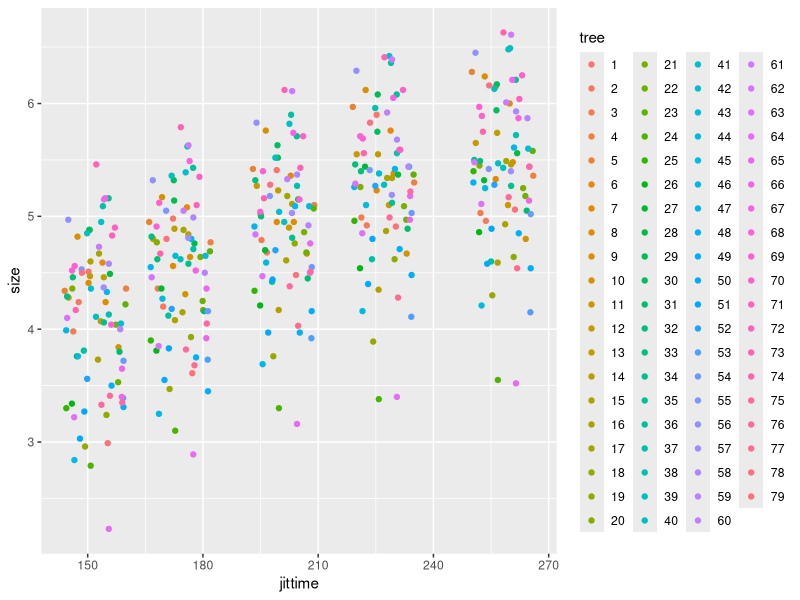
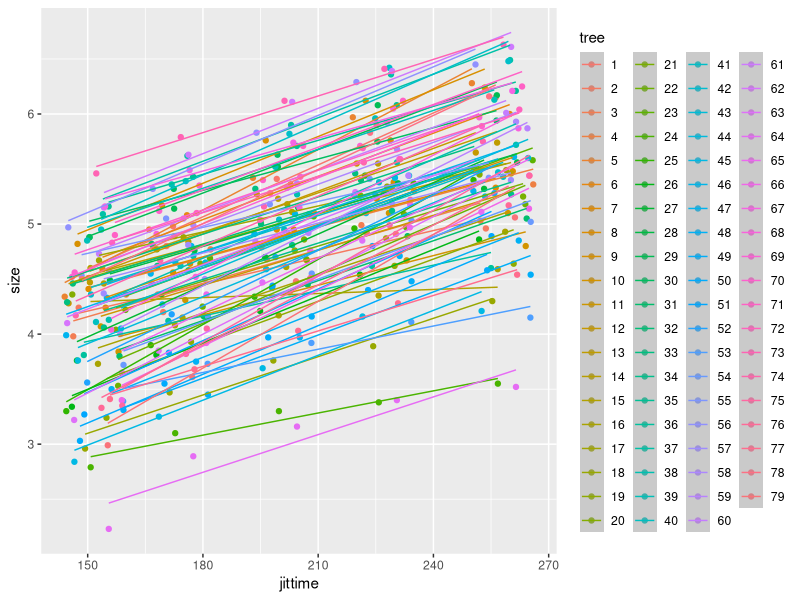
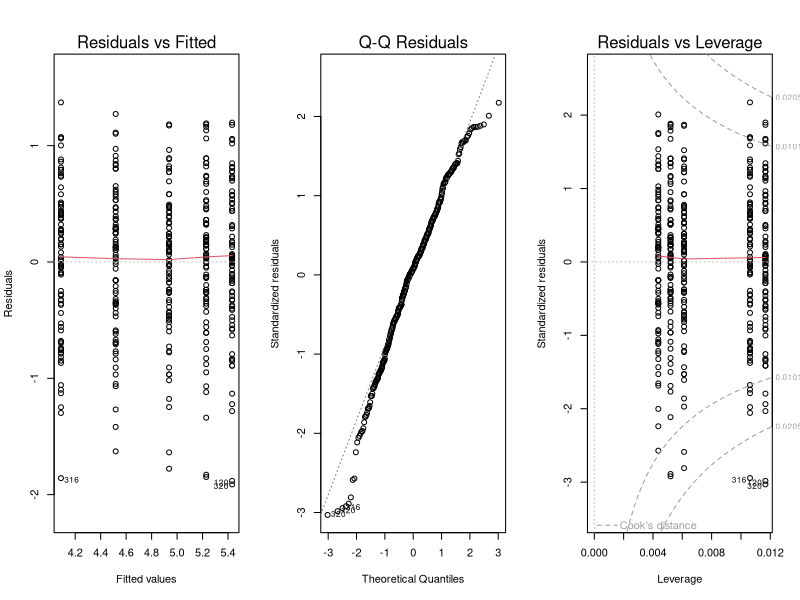
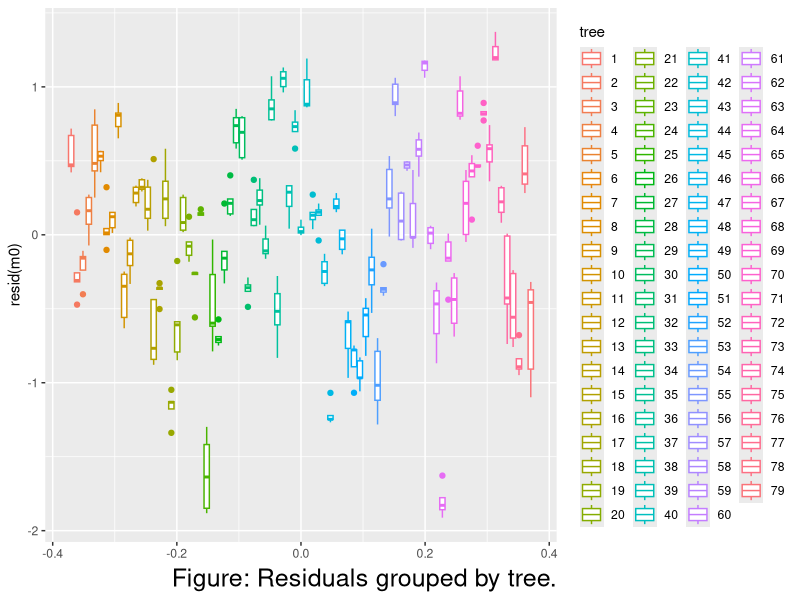
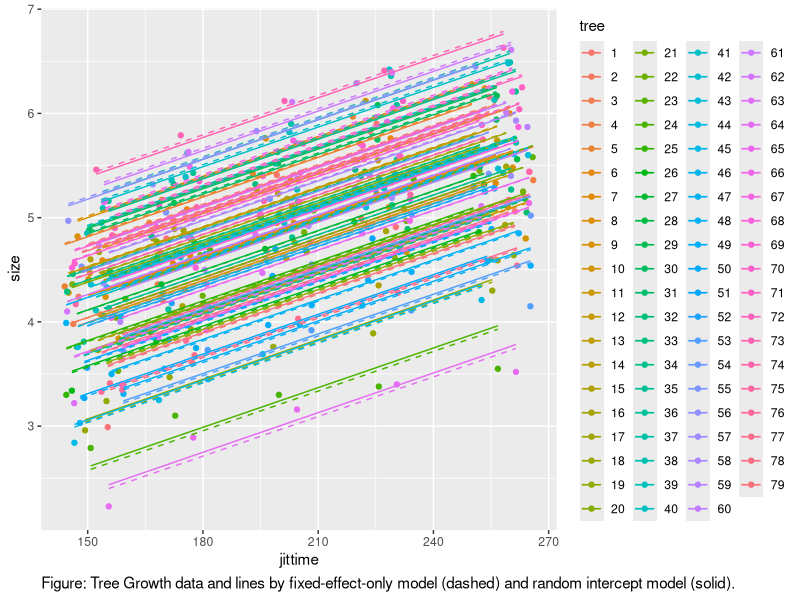
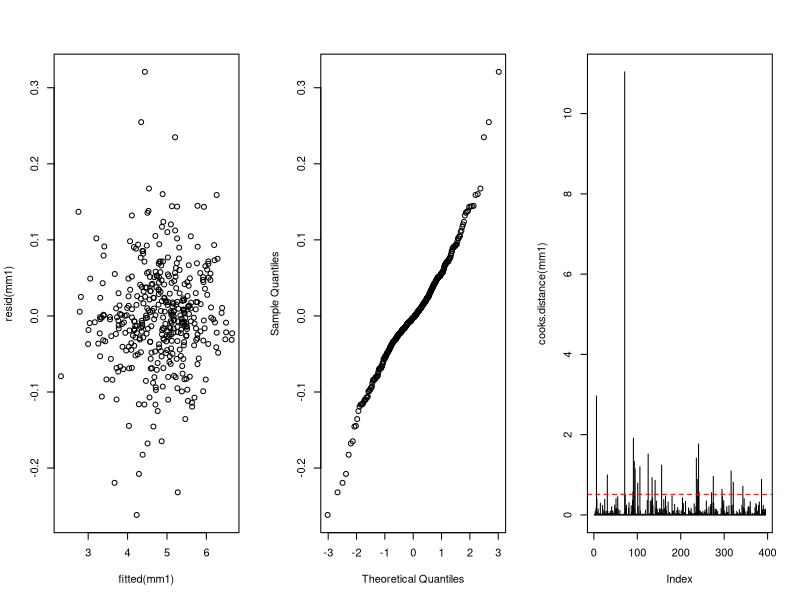
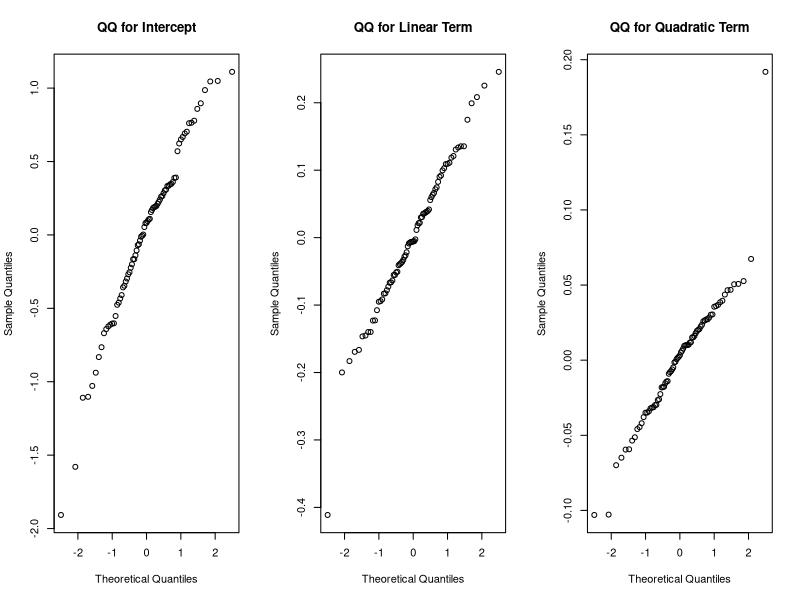

The R script that drew these images, in order: (Note: this script raises an error after producing the figures.)
## ---- chunk 1
knitr::opts_chunk$set(echo = FALSE, message = FALSE, warning = FALSE)
library(tidyverse)
## ---- chunk 2
library(MASS)
data(Sitka)
names(Sitka) <- tolower(names(Sitka))
head(Sitka)
## ---- chunk 3
set.seed(517)
jitnoise <- runif(max(Sitka$tree),-8,8)
# Sitka %>% mutate(jittime=time+jitnoise[tree]) %>%
#   ggplot() + geom_point(mapping=aes(x=jittime,y=size,col=tree),size=3) + scale_colour_viridis_c(option = "magma") +
#   geom_text(aes(x=jittime,y=size,label=tree),size=2,col="cyan")

Sitka %>% mutate(jittime=time+jitnoise[tree], tree=as.factor(tree)) %>%
  ggplot(mapping=aes(x=jittime,y=size,col=tree)) + geom_point() #+ stat_smooth(method="lm",level=NA,size=0.5)

Sitka %>% mutate(jittime=time+jitnoise[tree], tree=as.factor(tree)) %>%
  ggplot(mapping=aes(x=jittime,y=size,col=tree)) + geom_point() + stat_smooth(method="lm",level=NA,size=0.5)

Sitka <- Sitka %>% mutate(tree=as.factor(tree))
## ---- chunk 4
m1 <- lm(size~(time+I(time^2))*tree,data=Sitka)
m0 <- lm(size~(time+I(time^2)), data=Sitka)
par(mfrow=c(1,3))
N <- dim(Sitka)[1]
p <- length(coef(m0))
plot(m0,c(1,2,5),cook.levels=c(8/(N-2*p), 4/N))
## ---- chunk 5
Sitka %>% ggplot(mapping=aes(y=resid(m0),col=tree), main="s") + geom_boxplot() + labs(caption="Figure: Residuals grouped by tree.") + theme(plot.caption = element_text(size=18))
## ---- chunk 6
library(lme4)
data(Sitka)
names(Sitka) <- tolower(names(Sitka))
Sitka <- Sitka %>% mutate(tree=as.factor(tree))
mm1 <- lmer(size~time + (1|tree),data=Sitka,REML=F)
m1 <- lm(size~time + tree,data=Sitka)
Sitka %>% mutate(jittime=time+jitnoise[tree]) %>%
  ggplot() + geom_point(mapping=aes(x=jittime,y=size,col=tree)) + 
  geom_line(mapping=aes(x=jittime,y=fitted(mm1),col=tree)) +
  geom_line(mapping=aes(x=jittime,y=fitted(m1),col=tree), linetype="dashed") +
  labs(caption="Figure: Tree Growth data and lines by fixed-effect-only model (dashed) and random intercept model (solid).") + theme(plot.caption = element_text(size=11,hjust=0))
# Random effects can be seen as shrinkage estimators of the fixed effects. Actually, if there is just a single random effect, it is exactly "partial" ridge regression ("partial" because the ridge penalty is applied only to some parameters - those that are considered random in the mixed model - and shrinkage is to the overall mean given by the fixed effect). Situation is similar with multiple random effects, but there things are more complicated due to the correlation between random effects, which ridge regression does not allow. It is still shrinkage, but w.r.t. inner product given by the covariance matrix C.
## ---- chunk 7
library(lme4)
# standardize time, otherwise convergence issues
Sitka <- Sitka %>% mutate(time=(time-mean(time))/sd(time))
mm1 <- lmer(size~treat*(time+I(time^2)) + (time+I(time^2)|tree),
            data=Sitka,REML=F)
mm0 <- lmer(size~time+I(time^2) + (time+I(time^2)|tree),
            data=Sitka,REML=F)
anova(mm0,mm1)
## ---- chunk 8
plot(fitted(mm1),resid(mm1)) # the only thing `plot(mm1)` gives
qqnorm(resid(mm1),main="") # a bit heavy tails
plot(cooks.distance(mm1),type="h") # the old ROTs not useful here
abline(h=3*mean(cooks.distance(mm1)),col="red",lty=2) # another ROT
qqnorm(ranef(mm1)$tree[,1], main="QQ for Intercept")
qqnorm(ranef(mm1)$tree[,2], main="QQ for Linear Term")
qqnorm(ranef(mm1)$tree[,3], main="QQ for Quadratic Term")
# this is only checking marginals; multivariate GoF tests are tricky
## ---- chunk 9
knitr::include_graphics('../Plots/mixed_model_structure.png')
